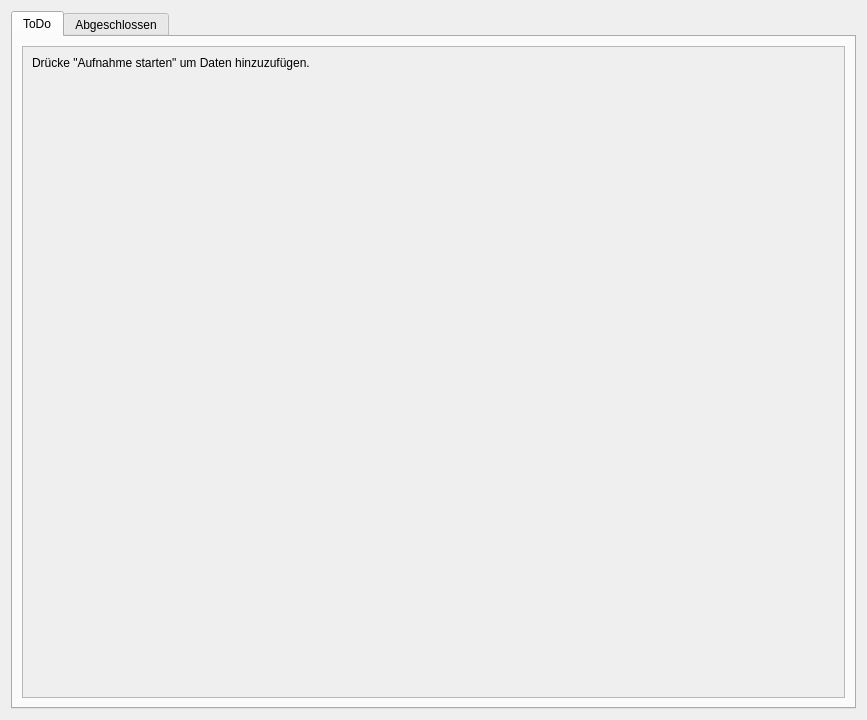
<?xml version="1.0" encoding="UTF-8"?>
<ui version="4.0">
 <class>Form</class>
 <widget class="QWidget" name="Form">
  <property name="geometry">
   <rect>
    <x>0</x>
    <y>0</y>
    <width>867</width>
    <height>720</height>
   </rect>
  </property>
  <property name="windowTitle">
   <string>Form</string>
  </property>
  <layout class="QGridLayout" name="gridLayout">
   <item row="0" column="0">
    <widget class="QTabWidget" name="tabWidget">
     <property name="currentIndex">
      <number>0</number>
     </property>
     <widget class="QWidget" name="tab">
      <attribute name="title">
       <string>ToDo</string>
      </attribute>
      <layout class="QGridLayout" name="gridLayout_3">
       <item row="0" column="0">
        <widget class="QScrollArea" name="scrollArea">
         <property name="styleSheet">
          <string notr="true"/>
         </property>
         <property name="widgetResizable">
          <bool>true</bool>
         </property>
         <property name="alignment">
          <set>Qt::AlignLeading|Qt::AlignLeft|Qt::AlignTop</set>
         </property>
         <widget class="QWidget" name="scrollAreaWidgetContents">
          <property name="geometry">
           <rect>
            <x>0</x>
            <y>0</y>
            <width>825</width>
            <height>651</height>
           </rect>
          </property>
          <layout class="QVBoxLayout" name="verticalLayout">
           <item>
            <layout class="QVBoxLayout" name="lfbDraftList">
             <item>
              <widget class="QLabel" name="label">
               <property name="text">
                <string>Drücke &quot;Aufnahme starten&quot; um Daten hinzuzufügen.</string>
               </property>
              </widget>
             </item>
            </layout>
           </item>
           <item>
            <spacer name="verticalSpacer">
             <property name="orientation">
              <enum>Qt::Vertical</enum>
             </property>
             <property name="sizeHint" stdset="0">
              <size>
               <width>20</width>
               <height>40</height>
              </size>
             </property>
            </spacer>
           </item>
          </layout>
         </widget>
        </widget>
       </item>
      </layout>
     </widget>
     <widget class="QWidget" name="tab_2">
      <attribute name="title">
       <string>Abgeschlossen</string>
      </attribute>
      <layout class="QGridLayout" name="gridLayout_2">
       <item row="0" column="0">
        <widget class="QScrollArea" name="scrollArea_2">
         <property name="widgetResizable">
          <bool>true</bool>
         </property>
         <widget class="QWidget" name="scrollAreaWidgetContents_2">
          <property name="geometry">
           <rect>
            <x>0</x>
            <y>0</y>
            <width>825</width>
            <height>651</height>
           </rect>
          </property>
          <layout class="QVBoxLayout" name="verticalLayout_3">
           <item>
            <layout class="QVBoxLayout" name="lfbDoneList">
             <item>
              <widget class="QLabel" name="label_2">
               <property name="text">
                <string>Drücke &quot;Aufnahme starten&quot; um Daten hinzuzufügen.</string>
               </property>
              </widget>
             </item>
            </layout>
           </item>
           <item>
            <spacer name="verticalSpacer_2">
             <property name="orientation">
              <enum>Qt::Vertical</enum>
             </property>
             <property name="sizeHint" stdset="0">
              <size>
               <width>20</width>
               <height>40</height>
              </size>
             </property>
            </spacer>
           </item>
          </layout>
         </widget>
        </widget>
       </item>
      </layout>
     </widget>
    </widget>
   </item>
  </layout>
 </widget>
 <resources/>
 <connections/>
</ui>
